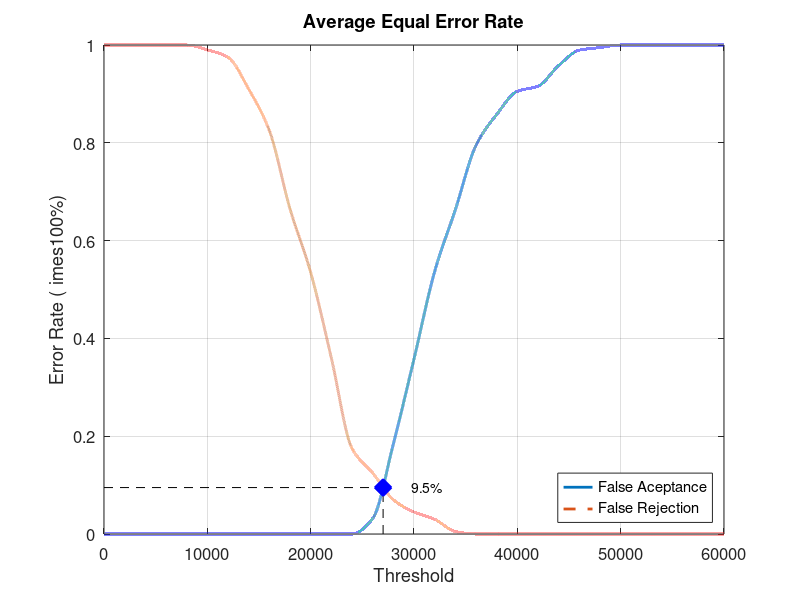
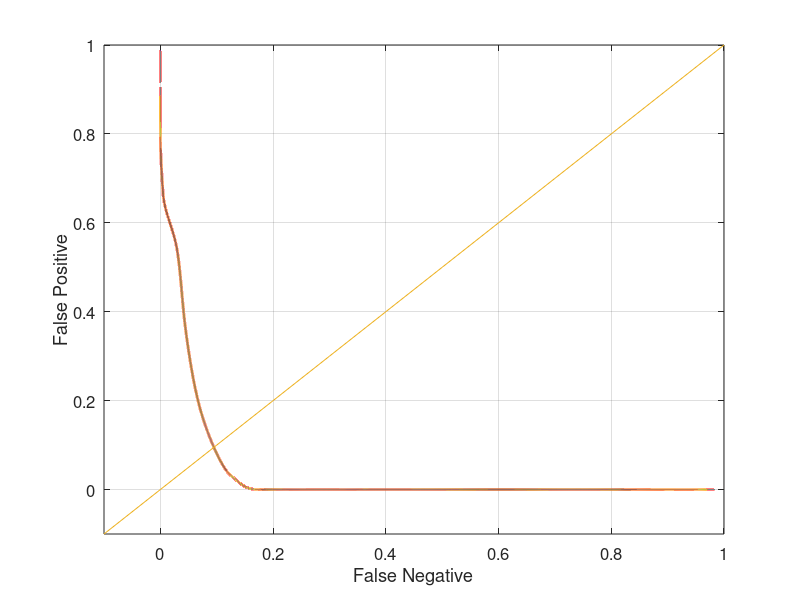

Recreate these plots in MATLAB, in order.
close all;
clear;
clc;
x = 0:2000:60000;
xq = 0:0.5:60000;

y0 = [0 0 0 0 0 0 0 0 0 0 0 0 0 0.0315789 0.184211 0.357895 0.536842 0.663158 0.794737 0.857895 0.905263 0.915789 0.957895 0.989474 0.994737 1 1 1 1 1 1]
yy0 = interp1(x, y0, xq, 'pchip');
y1 = [1 1 1 1 1 0.99 0.975 0.91 0.825 0.665 0.535 0.36 0.175 0.125 0.07 0.045 0.03 0.005 0 0 0 0 0 0 0 0 0 0 0 0 0]
yy1 = interp1(x, y1, xq, 'pchip');

% Calculating EER: 
y2 = abs(y0 - y1);
find(y2 == min(y2))
yy2 = abs(yy0 - yy1);
xEER = find(yy2 == min(yy2));
xEERIndex = xq(xEER) % X-axis EER
yEER = yy0(xEER) % Y-axis EER

main = figure
plot(xq, yy0,'-','LineWidth', 2);	hold on
plot(xq, yy1,'--','LineWidth', 2);	hold on
plot([xEERIndex xEERIndex], [0 yEER], 'k--');	hold on
plot([0 xEERIndex], [yEER yEER], 'k--');	hold on
plot(xEERIndex, yEER, 'bx', 'LineWidth', 10);	hold on
text(xEERIndex + 10 * xEERIndex / 100, yEER, [num2str(round((10000 * yEER)) / 100) '%'])
legend('False Aceptance', 'False Rejection', 'Location', 'SouthEast')
xlabel('Threshold')
ylabel('Error Rate (	imes100%)')
title('Average Equal Error Rate')
set(gca, 'FontSize', 12)
axis([0 60000 0 1])
grid on

print(main, 'Database4_3Main', '-dpng');
FNRxFPR = figure('Color', [1 1 1]);
plot(yy1, yy0, '-', yy1, yy0, 'LineWidth', 2);
hold on
y = -0.1:0.1:1
plot(y, y); 
set(gca, 'FontSize', 12)
xlabel('False Negative')
ylabel('False Positive')
axis([-0.1 1 -0.1 1])
set(gca, 'FontSize', 12)
grid on

print(FNRxFPR, 'Database4_3FNRxFPR','-dpng');
